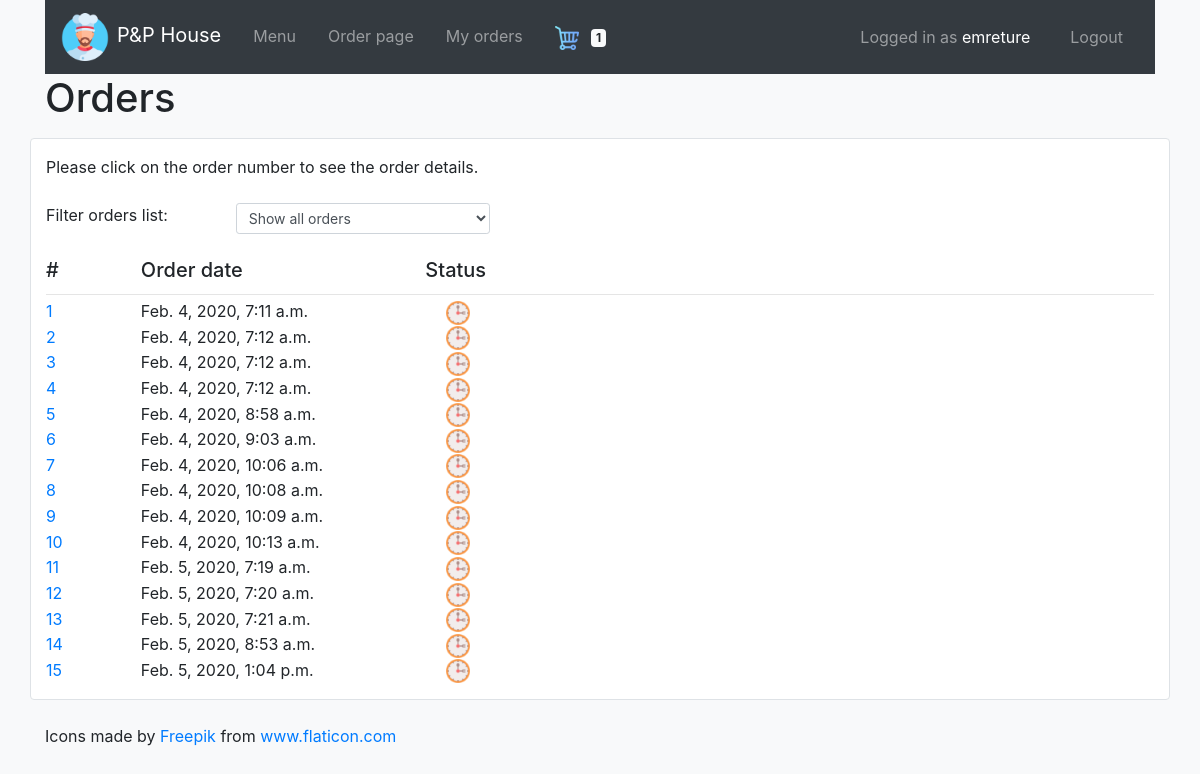
/orders/ (signed in), run on an earlier commit of the app's database.
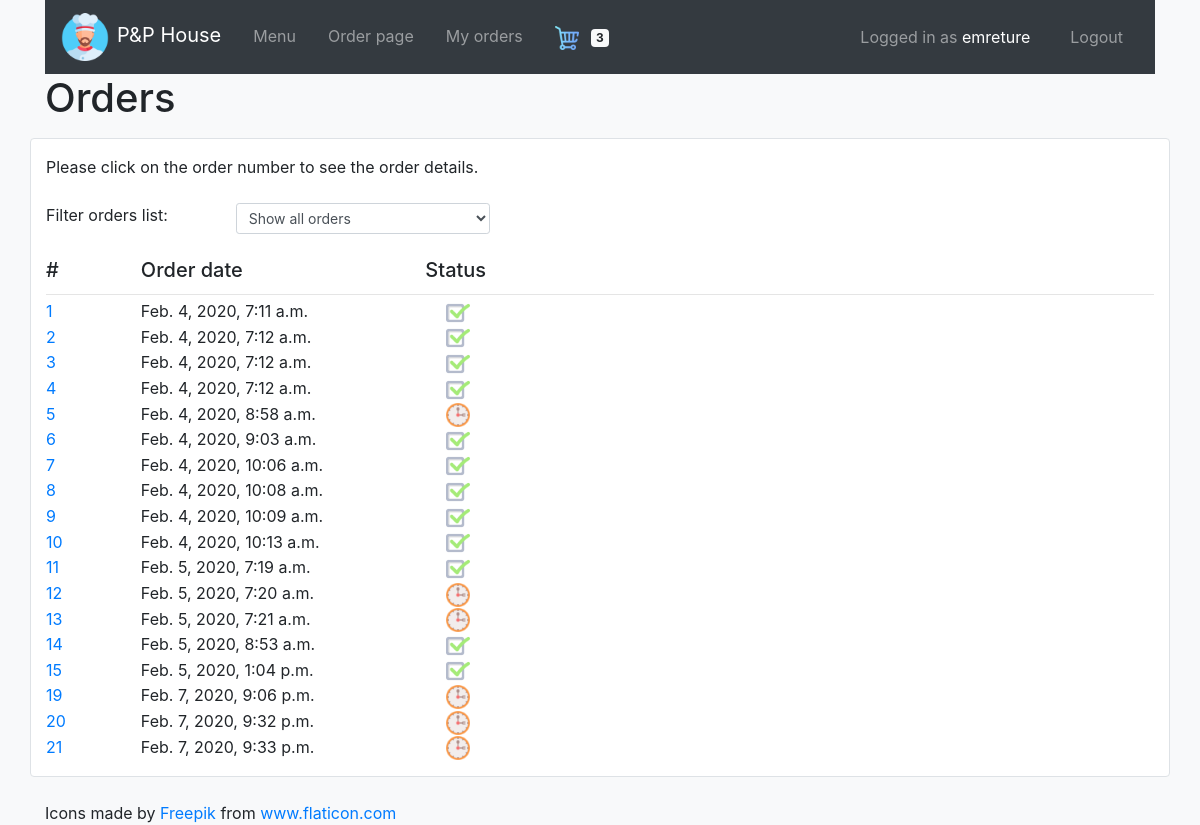
And on a later commit of the database.
### orders/models.py (models this page shows, shortened)
class Order(models.Model):
    user = models.ForeignKey(User, on_delete=models.DO_NOTHING, related_name="order_user")
    order_date = models.DateTimeField(auto_now_add=True)
    is_completed = models.BooleanField()

### orders/views.py (the view, shortened to what this page needs)
# urls.py: path("orders/", views.orders, name="orders"),
@login_required(login_url="users:login")
def orders(request, order_id=None):
    context = {
        "cart_items_count": Cart.objects.filter(user=request.user).count()
    }
    if order_id is None:
        if request.user.is_superuser:
            context['orders'] = Order.objects.all()
        else:
            context['orders'] = Order.objects.filter(user=request.user)
        return render(request, "orders/order-list.html", context)

### orders/templates/orders/order-list.html (shortened to what this page needs)
{% extends "orders/base.html" %}
{% load static %}
{% block body %}
<div class="container">
  <h1>Orders</h1>
</div>
  <div class="container bg-white py-3 my-3 border rounded">
    <p>Please click on the order number to see the order details.</p>
    <div class="row my-4">
      <div class="col-sm-2">
        Filter orders list:
      </div>
      <div class="col-sm-3">
        <select class="form-control form-control-sm" id="filter-status">
          {% if filter_sel == "all" %}
          <option value="all" selected>Show all orders</option>
          {% else %}
          <option value="all">Show all orders</option>
          {% endif %}
        </select>
      </div>
    </div>
    <div class="row">
      <div class="col-sm-1 h5">
        #
      </div>
      <div class="col-sm-3 h5">
        Order date
      </div>
      <div class="col-sm-1 h5">
        Status
      </div>
    </div>
    <hr class="my-1">
    {% for order in orders %}
    <div class="row order-list-row" data-order_id="{{ order.id }}" data-username="{{ order.user.username }}" data-completed="{{ order.is_completed }}">
      <div class="col-sm-1">
        <a href="{% url 'orders:orders' order.id %}">{{ order.id }}</a>
      </div>
      <div class="col-sm-3">
        {{ order.order_date }}
      </div>
      <div class="col-sm-1 text-center">
        {% if order.is_completed %}
        <img src="{% static 'check.png' %}" alt="completed" style="width:24px;">
        {% else %}
        <img src="{% static 'preparation.png' %}" alt="preparation" style="width:24px;">
        {% endif %}
      </div>
    </div>
    {% endfor %}
  </div>
{% endblock %}

### orders/templates/orders/includes/navbar.html (shortened to what this page needs)
{% load static %}
<div class="container">
  <nav class="navbar navbar-expand-lg bg-dark navbar-dark">
    <a class="navbar-brand" href="{% url 'orders:index' %}"><img src="{% static 'chef.png' %}" alt="Logo" style="width:48px;" class="mr-sm-2">P&P House</a>
    <div class="collapse navbar-collapse" id="navbarSupportedContent">
      <ul class="navbar-nav mr-auto">
        <li class="navbar-item px-2">
          <a class="nav-link" href="{% url 'orders:index' %}">Menu</a>
        </li>
        {% if request.user.is_authenticated %}
        <li class="navbar-item px-2">
          <a class="nav-link" href="{% url 'orders:order' %}">Order page</a>
        </li>
        <li class="navbar-item px-2">
          {% if request.user.is_superuser %}
          <a class="nav-link" href="{% url 'orders:orders' %}">View orders</a>
          {% else %}
          <a class="nav-link" href="{% url 'orders:orders' %}">My orders</a>
          {% endif %}
        </li>
        <li class="navbar-item px-2">
          <a class="nav-link" href="{% url 'orders:cart' %}">
            <img src="{% static 'shopping-cart4.png' %}" alt="Shopping cart" style="width:24px;" class="mr-sm-2">
            <span id="cart-items-count" class="badge badge-light">{{ cart_items_count|default:0 }}</span>
          </a>
        </li>
        {% endif %}
      </ul>
      <ul class="navbar-nav ml-auto">
        {% if request.user.is_authenticated %}
        <li class="navbar-text px-4">
          Logged in as <span class="text-white">{{ request.user.username }}</span>
        </li>
        <li class="navbar-item px-2">
          <a class="nav-link" href="{% url 'users:logout' %}">Logout</a>
        </li>
        {% endif %}
      </ul>
    </div>
  </nav>
</div>

What changed in the data, as far as the page shows it:
changed Order "Feb. 4, 2020, 7:11 a.m.": is_completed: picture added; is_completed: picture removed
changed Order id 2: is_completed: picture added; is_completed: picture removed
changed Order id 3: is_completed: picture added; is_completed: picture removed
changed Order id 4: is_completed: picture added; is_completed: picture removed
changed Order "Feb. 4, 2020, 9:03 a.m.": is_completed: picture added; is_completed: picture removed
changed Order "Feb. 4, 2020, 10:06 a.m.": is_completed: picture added; is_completed: picture removed
changed Order "Feb. 4, 2020, 10:08 a.m.": is_completed: picture added; is_completed: picture removed
changed Order "Feb. 4, 2020, 10:09 a.m.": is_completed: picture added; is_completed: picture removed
changed Order "Feb. 4, 2020, 10:13 a.m.": is_completed: picture added; is_completed: picture removed
changed Order "Feb. 5, 2020, 7:19 a.m.": is_completed: picture added; is_completed: picture removed
changed Order "Feb. 5, 2020, 8:53 a.m.": is_completed: picture added; is_completed: picture removed
changed Order "Feb. 5, 2020, 1:04 p.m.": is_completed: picture added; is_completed: picture removed
added Order: id "19", order_date "Feb. 7, 2020, 9:06 p.m.", is_completed False (drawn)
added Order: id "20", order_date "Feb. 7, 2020, 9:32 p.m.", is_completed False (drawn)
added Order: id "21", order_date "Feb. 7, 2020, 9:33 p.m.", is_completed False (drawn)
Also different on the page:
{{ cart_items_count|default:0 }}: "1" → "3"
